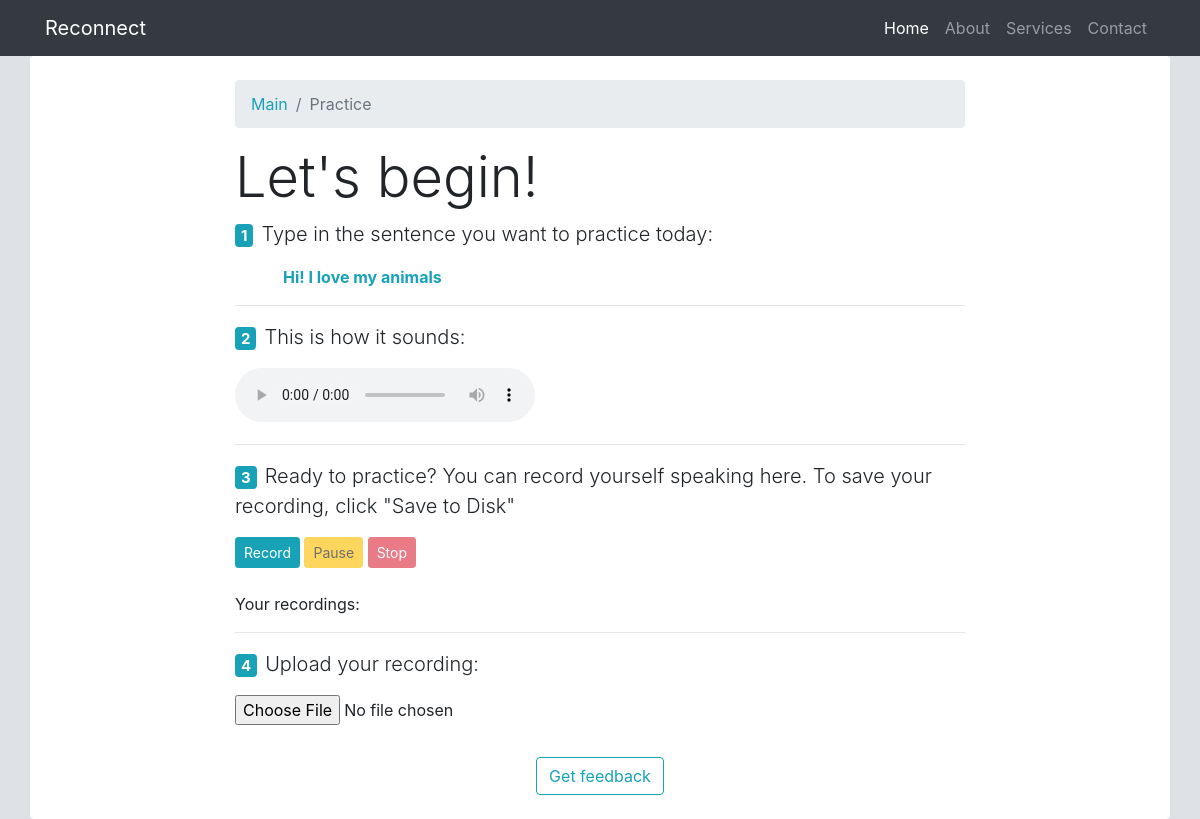
The page /practice2 on the database as committed earlier.
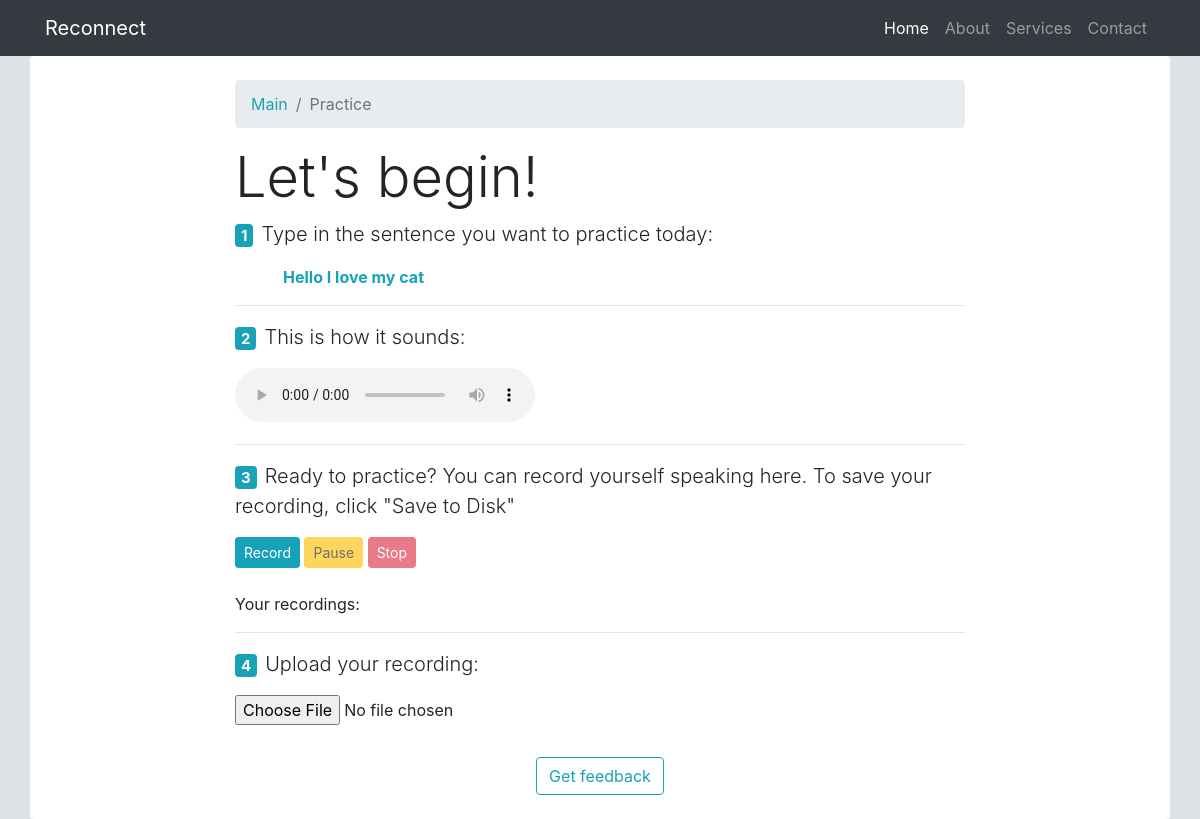
The same page on the database as committed later.
### app.py (models this page shows)
class Speech(db.Model):
    id = db.Column(db.Integer, primary_key=True)
    correct_text = db.Column(db.String())
    correct_audio_filename = db.Column(db.String())
    user_audio_location = db.Column(db.String())
    user_text = db.Column(db.String())
    def __repr__(self):
        return f"Speech('{self.id}', '{self.correct_text}', '{self.correct_audio_filename}')"

### app.py (the view, shortened to what this page needs)
@app.route("/practice2", methods=["GET", "POST"])
def practice2():
    user_form = UserSpeechForm()
    speech = Speech.query.order_by(-Speech.id).first()
    print("we got to practice2 route")
    print(speech)
    return render_template('practice2.html', correct_text=speech.correct_text, user_form=user_form, correct_sound_address=str(speech.correct_audio_filename), title="Practice - Reconnect")

### forms.py
class UserSpeechForm(FlaskForm):
    user_speech = FileField('Your recording', validators=[FileAllowed(['wav']), FileRequired()])
    submitu = SubmitField('Get feedback')

### templates/practice2.html (shortened to what this page needs)
{% extends "template.html" %}
{% block content %}
<div class="row bg-white rounded py-4">
<div class="col-md-2"></div>
<div class="col-md-8">
  <nav aria-label="breadcrumb">
    <ol class="breadcrumb">
      <li class="breadcrumb-item"><a class="text-info" href="{{ url_for('home') }}">Main</a></li>
      <li class="breadcrumb-item active" aria-current="page">Practice</li>
    </ol>
  </nav>
            <h3 class="display-4">Let's begin!</h3>
                <fieldset class="form-group  my-0 py-0">
                  <div class="form-group  my-0 py-0">
                    <strong><p class="lead"><span class="badge badge-info mr-2">1</span>Type in the sentence you want to practice today:</p></strong>
                      <p class="text-info ml-5 my-0 py-0 font-weight-bold">{{ correct_text }}</p>
                  </div>
                </fieldset>
              <hr>
              <strong><p class="lead"><span class="badge badge-info mr-2">2</span>This is how it sounds:</p></strong>
              <audio id="correct_audio" preload="auto" controls>
                <source id="correct_source" src="{{ correct_sound_address }}" type="audio/wav">
              </audio>
              <hr>
                <strong><p class="lead"><span class="badge badge-info mr-2">3</span>Ready to practice? You can record yourself
                  speaking here. To save your recording, click "Save to Disk"</p></strong>
                <div id="controls">
              	 <button id="recordButton" class="btn btn-sm btn-info">Record</button>
              	 <button id="pauseButton" class="btn btn-sm btn-warning" disabled>Pause</button>
              	 <button id="stopButton" class="btn btn-sm btn-danger" disabled>Stop</button>
                </div>
                <br/>
              	<p>Your recordings:</p>
                <hr>
                <strong><p class="lead"><span class="badge badge-info mr-2">4</span>Upload your recording:</p></strong>
                <form method="POST" action="" enctype="multipart/form-data">
                  <fieldset class="form-group">
                    <div class="form-group">
                      {{ user_form.user_speech(class="form-control-file") }}
                    </div>
                  </fieldset>
                  <div class="row my-0 py-0">
                    <div class="col text-center  my-0 py-0">
                        {{ user_form.submitu(class="btn btn-outline-info") }}
                    </div>
                  </div>
              </form>
              </div>
              <div class="col-md-2"></div>
              </div>
{% endblock content %}

Rows that differ between the two databases and show on the page:
no longer on this page (row edited): Speech: correct_text "Hi! I love my animals"
added Speech: correct_text "Hello I love my cat"
